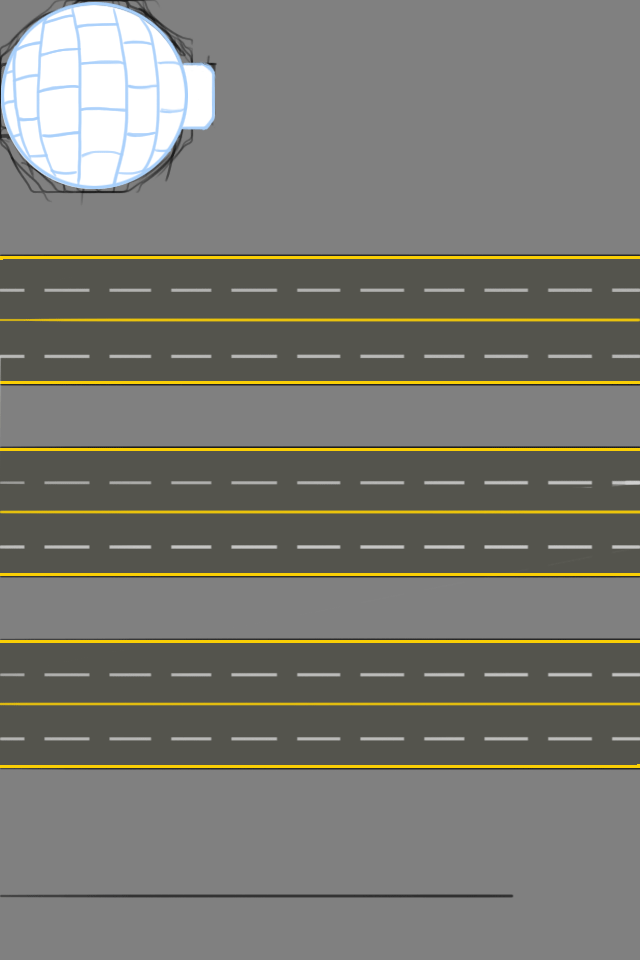

Tiled map render using the project's own tile images. Description and the whole map definition, tile-layer contents included, below:
An orthogonal 10x15 tile map with 64x64 px tiles, 1 tile layer (Tile Layer 1).

<map version="1.0" orientation="orthogonal" renderorder="left-up" width="10" height="15" tilewidth="64" tileheight="64" nextobjectid="1">
 <tileset firstgid="1" name="stage" tilewidth="64" tileheight="64" tilecount="150" columns="10">
  <image source="stage.png" trans="5a7fa1" width="640" height="960" />
 </tileset>
 <layer name="Tile Layer 1" width="10" height="15">
  <data encoding="csv">
1,2,3,4,5,6,7,8,9,10,
11,12,13,14,15,16,17,18,19,20,
21,22,23,24,25,26,27,28,29,30,
31,32,33,34,35,36,37,38,39,40,
41,42,43,44,45,46,47,48,49,50,
51,52,53,54,55,56,57,58,59,60,
61,62,63,64,65,66,67,68,69,70,
71,72,73,74,75,76,77,78,79,80,
81,82,83,84,85,86,87,88,89,90,
91,92,93,94,95,96,97,98,99,100,
101,102,103,104,105,106,107,108,109,110,
111,112,113,114,115,116,117,118,119,120,
121,122,123,124,125,126,127,128,129,130,
131,132,133,134,135,136,137,138,139,140,
141,142,143,144,145,146,147,148,149,150
</data>
 </layer>
</map>